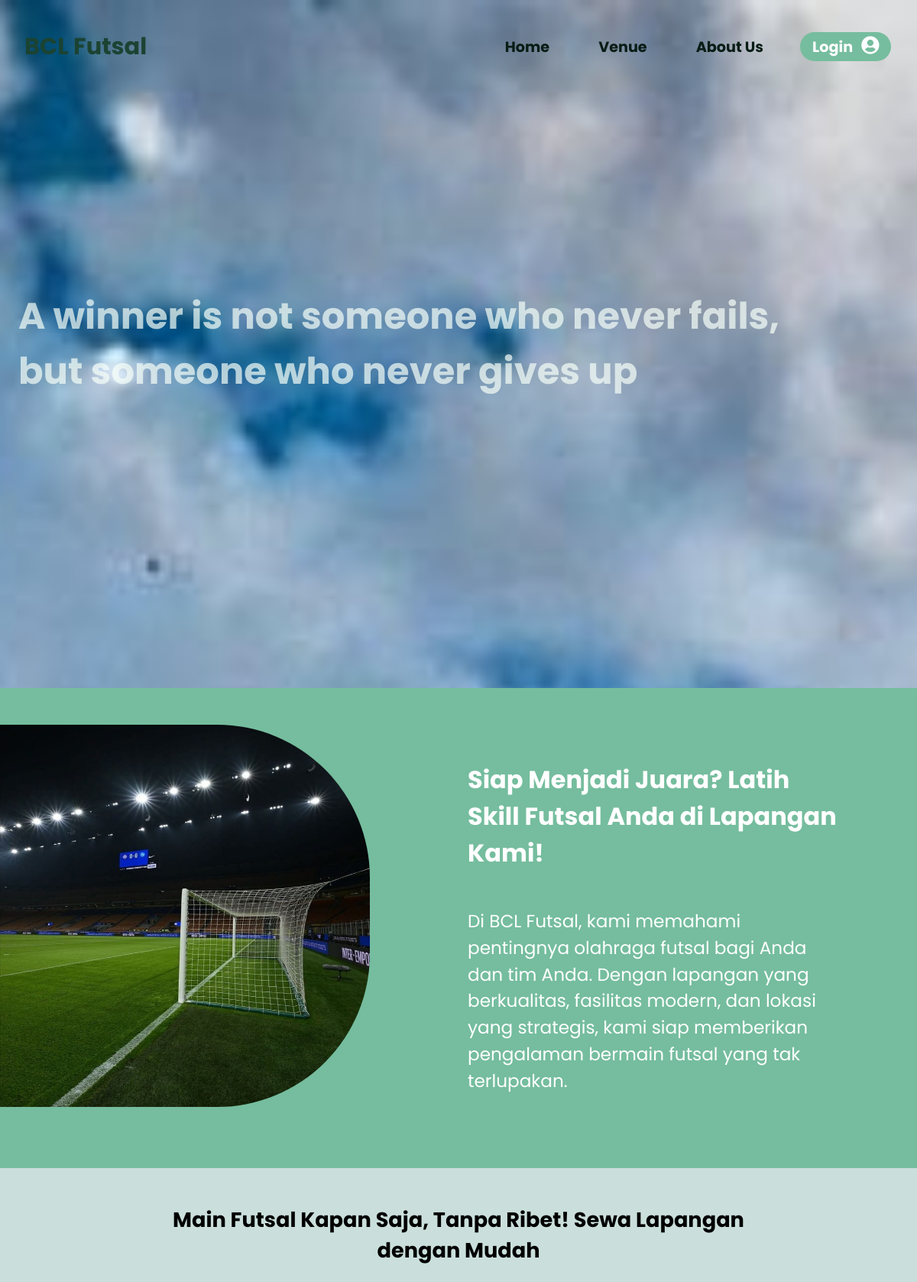
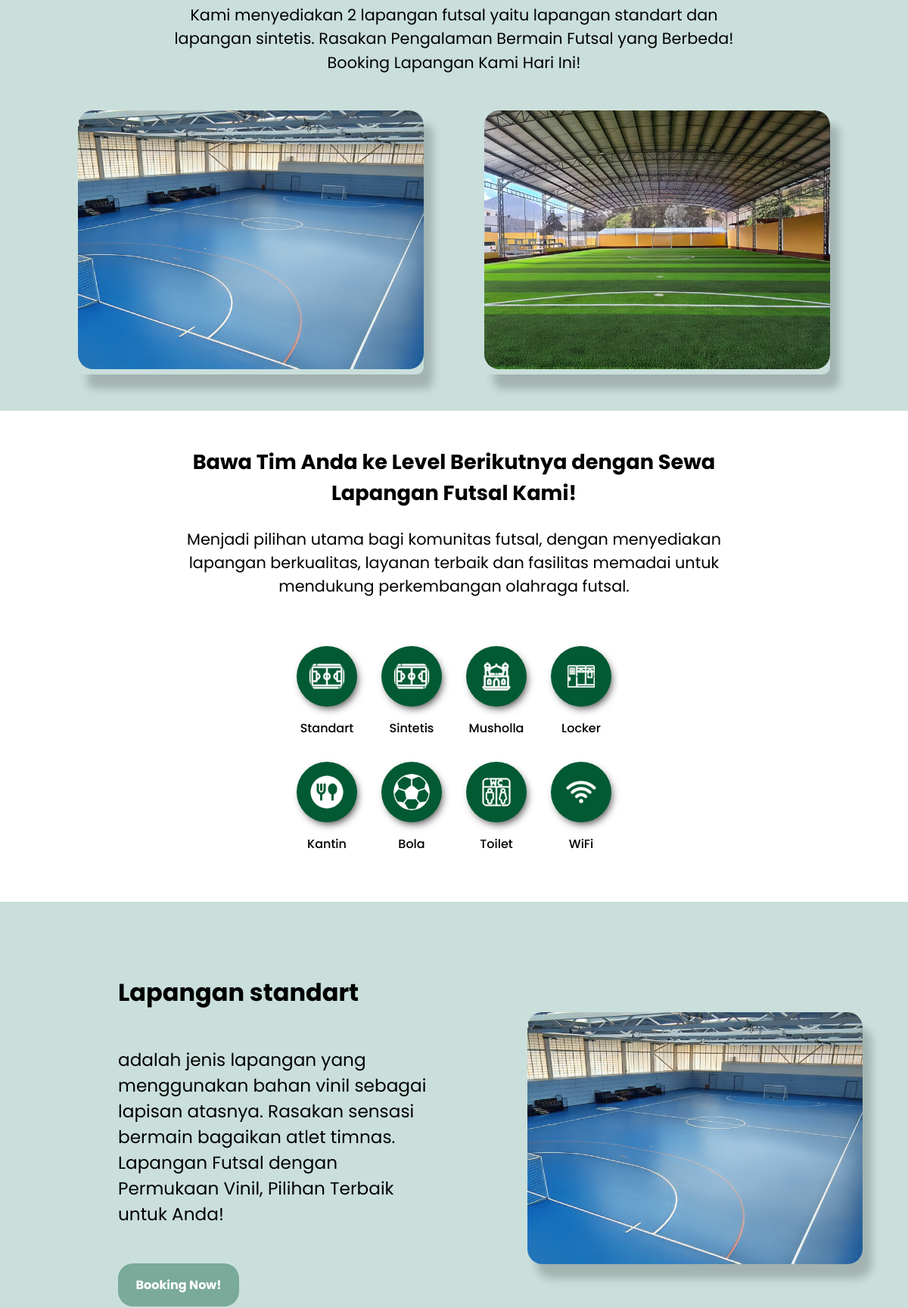
The page / (upper part) on the database its author committed (2 pictures, top to bottom).
### tables this page shows
CREATE TABLE `user_sub_menu` (
  `id` int(11) NOT NULL,
  `menu_id` int(11) NOT NULL,
  `title` varchar(128) NOT NULL,
  `url` varchar(128) NOT NULL,
  `icon` varchar(128) NOT NULL,
  `is_active` int(1) NOT NULL
);

CREATE TABLE `lapangan` (
  `id` int(11) NOT NULL,
  `jenis_lapangan` varchar(198) NOT NULL,
  `harga` int(11) NOT NULL,
  `is_active` int(1) NOT NULL,
  `img` varchar(50) NOT NULL
);

CREATE TABLE `icon` (
  `id` int(11) NOT NULL,
  `icon` varchar(50) NOT NULL,
  `name` varchar(200) NOT NULL
);

### application/controllers/Home.php (called while the page is built, shortened)
<?php
class Home extends CI_Controller
{
    public function __construct()
    {
        if (checked_user_login() == 'Visitor') {
            $status = [
                'status' => checked_user_login(),
                'roll_id' => 4
            ];
        } else {
            $status = [
                'status' => checked_user_login(),
            ];
        }
        $this->session->set_userdata($status);
    }
    public function index()
    {
        $data['title'] = 'Home';
        $data['lapangan'] = $this->db->get('lapangan')->result_array();
        $data['icon'] = $this->db->get('icon')->result_array();
        $data['menu'] = $this->modelfutsal->get_where('user_sub_menu', ['menu_id' => $this->session->userdata('roll_id')]);
        if ($this->session->userdata('status') == 'Member') {
            $data['user'] = $this->db->get_where('user', ['email' => $this->session->userdata('email')])->row_array();
        } else {
            $data['user'] = [
                'name' => '????',
                'image' => 'default.png'
            ];
        }
        $this->load->view('templates/user/header', $data);
        $this->load->view('templates/user/topbar', $data);
        $this->load->view('home/index', $data);
        $this->load->view('templates/user/footer', $data);
    }
}

### index.php (called while the page is built, shortened)
<?php
require_once BASEPATH.'core/CodeIgniter.php';

### application/models/ModelFutsal.php (called while the page is built, shortened)
<?php
class ModelFutsal extends CI_Model
{
    public function get_where($table, $id)
    {
        return $this->db->get_where($table, $id)->result_array();
    }
}

### application/views/home/index.php (the view, shortened to what this page needs)
<main>
    <section class="background">
        <h1 class="kalimat">A winner is not someone who never fails, <br> but someone who never gives up</h1>
    </section>
    <article class="l-2">
        <div class="foto1">
            <img src="<?= base_url('assets/img/home/gawang.jpg') ?>" alt="">
        </div>
        <div class="word1 l-height">
            <h1>Siap Menjadi Juara? Latih Skill Futsal Anda di Lapangan Kami!</h1>
            <p>Di BCL Futsal, kami memahami pentingnya olahraga futsal bagi Anda dan tim Anda. Dengan lapangan yang berkualitas, fasilitas modern, dan lokasi yang strategis, kami siap memberikan pengalaman bermain futsal yang tak terlupakan.</p>
        </div>
    </article>
    <section class="home-lapangan">
        <div class="word2 l-height">
            <h1 class="h2">Main Futsal Kapan Saja, Tanpa Ribet! Sewa Lapangan dengan Mudah</h1>
            <p class="p2">Kami menyediakan 2 lapangan futsal yaitu lapangan standart dan lapangan sintetis. Rasakan Pengalaman Bermain Futsal yang Berbeda! Booking Lapangan Kami Hari Ini!</p>
        </div>
        <div class="images1">
            <?php foreach($lapangan as $lp) :?>
            <div class="img-lapang">
                <img src="<?= base_url("assets/img/lapangan/"). $lp['img'] ?>">
                <div class="layer">
                </div>
            </div>
            <?php endforeach ?>
        </div>
    </section>
    <section class="home-fasilitas">
        <div class="word2 l-height">
            <h1 class="h2">Bawa Tim Anda ke Level Berikutnya dengan Sewa Lapangan Futsal Kami!</h1>
            <p class="p2">Menjadi pilihan utama bagi komunitas futsal, dengan menyediakan lapangan berkualitas, layanan terbaik dan fasilitas memadai untuk mendukung perkembangan olahraga futsal.</p>
        </div>
        <div class="logo-fasilitas">
            <?php foreach($icon as $i): ?>
            <a href="">
                <img src="<?= base_url('assets/img/home/'). $i['icon']?>" alt=""><p><?= $i['name']; ?></p></a>
            <?php endforeach; ?>
        </div>
    </section>
    <section class="home-jenisLapangan">
        <div class="layer-lapangan bg-green1">
            <div class="word1 bl" id="bl">
                <h1>Lapangan standart</h1>
                <p>adalah jenis lapangan yang menggunakan bahan vinil sebagai lapisan atasnya. Rasakan sensasi bermain bagaikan atlet timnas. <br> Lapangan Futsal dengan Permukaan Vinil, Pilihan Terbaik untuk Anda!</p>
                <a href="<?= base_url('home/detailBookingLapangan/1')?>" class="tombol">Booking Now!</a>
            </div>
            <div class="home-img-lapangan">
                <img src="<?= base_url('assets/img/lapangan/s1.png')?>" alt="">
            </div>
        </div>
    </section>
</main>

### application/views/templates/user/topbar.php (shortened to what this page needs)
<header>
    <a href="" class="pt">BCL Futsal</a>
    <nav class="nav-desktop">
        <ul>
            <?php foreach($menu as $m): ?>
            <li>
                <a href="<?= base_url(). $m['url']?>"><?= $m['title']; ?></a>
            </li>
            <?php endforeach; ?>
            <li>
                <?php if($this->session->userdata('status') == 'Visitor'): ?>
                    <a href ="<?= base_url('auth')?>" class="login" id="profile">Login <i class="logo fas fa-user-circle"></i> </a>
                <?php else: ?>
                    <div class="st-member" id="profile"><img src="<?= base_url('assets/img/profile/'). $user['image']?>" alt=""></div>
                <?php endif; ?>
            </li>
        </ul>
    </nav>
</header>

### assets/css/styles1.css (style rules this page uses)
*, *::before, *::after { box-sizing: border-box; padding: 0; margin: 0; text-decoration: none; }
ul, ol { list-style-type: none; }
body { background-color: #d8f3dc; font-family: "Poppins", sans-serif; position: relative; }
header { position: fixed; width: 100%; top: 0; right: 0; z-index: 1000; display: flex; align-items: center; justify-content: space-between; background: transparent; padding: 30px 2%; transition: all 0.5s ease; }
header a.pt { font-size: 1.9rem; padding: 0.5rem; color: #1b4332; font-weight: bold; }
header nav.nav-desktop ul { display: flex; justify-content: center; align-items: center; padding: 0.6rem; gap: 2rem; }
header nav.nav-desktop ul li a { height: 1rem; padding: 0.5rem 1rem; font-size: 1.2rem; font-weight: bold; color: #081c15; border-radius: 20px; transition: all 0.2s ease; }
header nav.nav-desktop ul li .login { transition: all 0.5s ease; padding: 0.35rem 1rem; background-color: #75bd9e; border-radius: 20px; color: white; }
header nav.nav-desktop ul li .login i.logo { font-size: 1.5rem; margin-left: 7px; }
h1.kalimat { padding-left: 1.5rem; font-size: 3rem; color: #f6fff8b1; }
article { width: 100%; background-color: #75bd9e; }
.l-2 .foto1 { width: 60%; }
.l-2 .foto1 img { width: 100%; height: 500px; min-width: 300px; border-top-right-radius: 200px; border-bottom-right-radius: 200px; }
.l-2 { padding-block: 3rem; display: flex; gap: 2rem; }
.word1 { padding: 3rem 6rem; display: flex; flex-direction: column; gap: 3rem; color: #ffffff; width: 77%; }
.word1 h1 { font-size: 2rem; color: #ffffff; }
.word1 p { font-size: 1.45rem; color: #ffffff; }
.bg-green1 .word1 h1 { color: #000000; }
.bg-green1 .word1 p { color: #000000; }
section.home-lapangan { width: 100%; background-color: #cadfdb; display: flex; flex-direction: column; padding: 3rem; gap: 3rem; justify-content: center; align-items: center; text-align: center; }
.word2 { width: 70%; display: flex; flex-direction: column; gap: 1.5rem; }
.h2 { font-size: 1.7rem; }
.p2 { font-size: 1.3rem; }
.home-lapangan .images1 { display: flex; justify-content: center; text-align: center; align-items: center; width: 90%; gap: 5rem; }
.home-lapangan .images1 .img-lapang { width: 50%; box-shadow: 12px 19px 12px 0px rgba(0, 0, 0, 0.2); border-radius: 10px; position: relative; overflow: auto; }
.img-lapang .layer { display: flex; justify-content: center; text-align: center; position: absolute; top: 0; bottom: 0; width: 100%; height: 100%; background-color: transparent; transition: all 0.5s ease; }
.l-height { line-height: 1.5; }
.home-lapangan .images1 .img-lapang img { width: 100%; border-radius: 20px; }
.home-fasilitas { width: 100%; display: flex; flex-direction: column; justify-content: center; align-items: center; padding: 3rem; text-align: center; gap: 3rem; background-color: white; }
.home-fasilitas .logo-fasilitas { display: flex; padding: 1rem; width: 50%; justify-content: center; align-items: center; flex-wrap: wrap; gap: 2rem; }
.home-fasilitas .logo-fasilitas a { width: 15%; min-width: 80px; display: flex; gap: 1rem; justify-content: center; align-items: center; flex-direction: column; }
.home-fasilitas .logo-fasilitas a img { padding: 1rem; background-color: #015a33; border-radius: 50%; display: inline-block; width: 100%; box-shadow: 3px 5px 11px -3px rgba(0, 0, 0, 0.75); }
.home-fasilitas .logo-fasilitas a p { color: black; font-weight: 500; }
section.home-jenisLapangan { display: flex; flex-direction: column; }
section.home-jenisLapangan .layer-lapangan { padding: 3rem 5%; display: flex; gap: 1rem; justify-content: center; align-items: center; }
.bg-green1 { background-color: #cadfdb; }
section.home-jenisLapangan .layer-lapangan .home-img-lapangan { width: 85%; }
section.home-jenisLapangan .layer-lapangan .home-img-lapangan img { width: 100%; border-radius: 20px; box-shadow: 12px 19px 12px 0px rgba(0, 0, 0, 0.2); }
.word1 a.tombol { padding: 1rem; width: 10rem; border-radius: 20px; color: white; font-weight: 700; text-align: center; background-color: #015a3365; transition: all 0.5s ease; }
.bl { position: relative; width: 100%; }

### rows shown on the page
user_sub_menu: title "Home"
user_sub_menu: title "Venue"
user_sub_menu: title "About Us"
lapangan: img (picture)
lapangan: img (picture)
icon: icon (picture), name "Standart"
icon: icon (picture), name "Sintetis"
icon: icon (picture), name "Musholla"
icon: icon (picture), name "Locker"
icon: icon (picture), name "Kantin"
icon: icon (picture), name "Bola"
icon: icon (picture), name "Toilet"
icon: icon (picture), name "WiFi"
